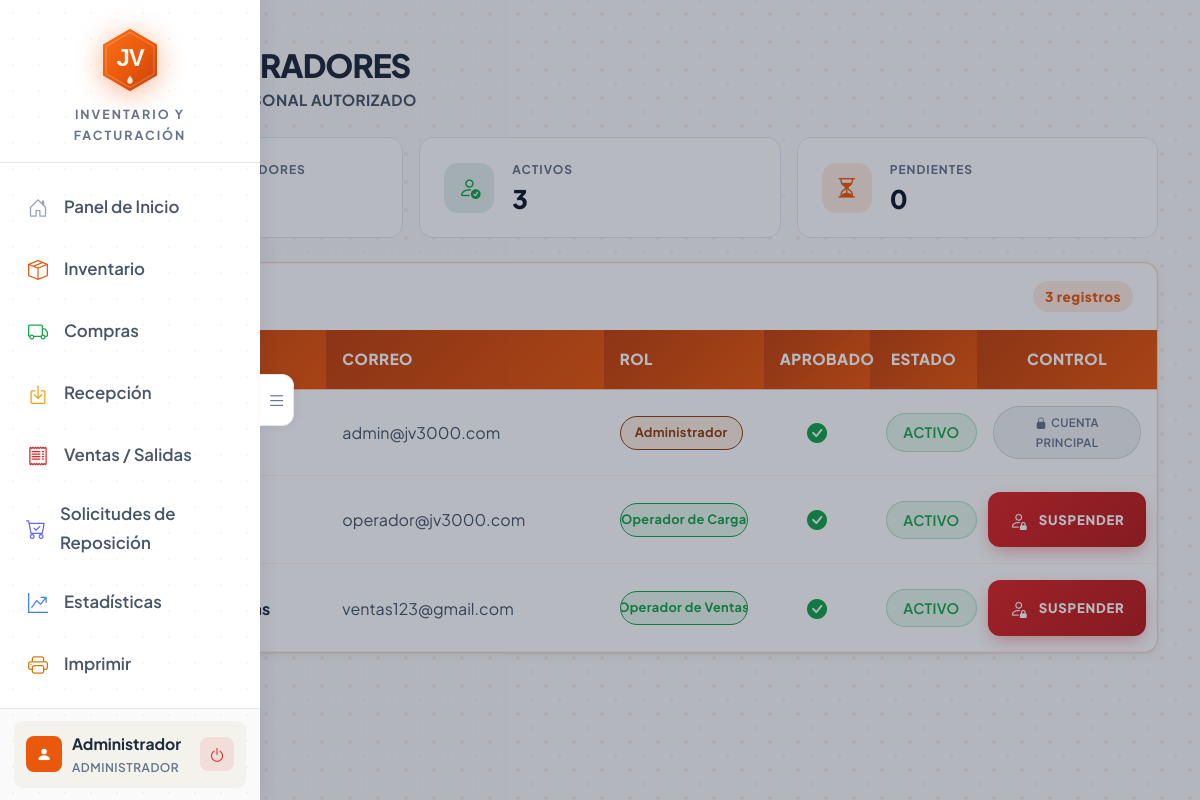
The app's page /dashboard/usuarios.php (signed in) with its own data.
### tables this page shows
CREATE TABLE `usuarios` (
  `id_usuario` int(11) NOT NULL AUTO_INCREMENT,
  `usuario` varchar(50) NOT NULL,
  `correo` varchar(100) NOT NULL,
  `password` varchar(255) NOT NULL,
  `id_rol` int(11) DEFAULT NULL,
  `status` enum('Activo','Inactivo') NOT NULL DEFAULT 'Activo',
  `aprobado` tinyint(1) DEFAULT 0 COMMENT '0=Pendiente, 1=Aprobado',
  `pregunta_seguridad` varchar(200) DEFAULT NULL,
  `respuesta_seguridad` varchar(255) DEFAULT NULL,
  PRIMARY KEY (`id_usuario`),
  UNIQUE KEY `idx_user` (`usuario`),
  UNIQUE KEY `idx_email` (`correo`),
  KEY `fk_rol` (`id_rol`),
  CONSTRAINT `fk_usuarios_rol` FOREIGN KEY (`id_rol`) REFERENCES `roles` (`id_rol`)
);

CREATE TABLE `roles` (
  `id_rol` int(11) NOT NULL AUTO_INCREMENT,
  `nombre_rol` varchar(50) NOT NULL,
  `descripcion` varchar(255) DEFAULT NULL,
  `created_at` timestamp NOT NULL DEFAULT current_timestamp(),
  PRIMARY KEY (`id_rol`),
  UNIQUE KEY `idx_nombre_rol` (`nombre_rol`)
);

### includes/Database.php (called while the page is built, shortened)
<?php
class Database
{
    private static ?self $instance = null;
    private ?mysqli $conn = null;
    public static function getInstance(): self
    {
        if (self::$instance === null) {
            self::$instance = new self();
        }
        return self::$instance;
    }
    public function connect(string $host, string $user, string $pass, string $db): void
    {
        $this->conn = new mysqli($host, $user, $pass, $db);
        $this->conn->set_charset('utf8mb4');
        $this->conn->autocommit(true);
    }
    public function execute(string $sql, array $params = []): mysqli_stmt
    {
        $stmt = $this->conn->prepare($sql);
        if (!empty($params)) {
            $types = '';
            $bindValues = [];
            foreach ($params as $p) {
                if (is_int($p)) {
                    $types .= 'i';
                } elseif (is_float($p)) {
                    $types .= 'd';
                } elseif (is_null($p)) {
                    $types .= 's';
                    $p = null;
                } else {
                    $types .= 's';
                }
                $bindValues[] = $p;
            }
            if (!empty($bindValues)) {
                $stmt->bind_param($types, ...$bindValues);
            }
        }
        if (!$stmt->execute()) {
            throw new RuntimeException('Error ejecutando consulta: ' . $stmt->error);
        }
        return $stmt;
    }
    public function fetchOne(string $sql, array $params = []): ?array
    {
        $stmt = $this->execute($sql, $params);
        $result = $stmt->get_result();
        $row = $result->fetch_assoc();
        return $row ?: null;
    }
    public function fetchAll(string $sql, array $params = []): array
    {
        $stmt = $this->execute($sql, $params);
        $result = $stmt->get_result();
        $rows = $result->fetch_all(MYSQLI_ASSOC);
        return $rows;
    }
}

### dashboard/usuarios.php (the view, shortened to what this page needs)
<?php
$db = Database::getInstance();
$id_propio = $_SESSION['id_usuario'];
$usuarios = $db->fetchAll("SELECT u.id_usuario, u.usuario, u.correo, u.id_rol, r.nombre_rol, u.status, COALESCE(u.aprobado, 1) as aprobado, u.pregunta_seguridad FROM usuarios u LEFT JOIN roles r ON u.id_rol = r.id_rol ORDER BY u.usuario ASC");
$total_users = $db->fetchOne("SELECT COUNT(*) as t FROM usuarios")['t'];
$activos = $db->fetchOne("SELECT COUNT(*) as t FROM usuarios WHERE status='Activo'")['t'];
$pendientes = $db->fetchOne("SELECT COUNT(*) as t FROM usuarios WHERE COALESCE(aprobado,0)=0")['t'];
?>
<!DOCTYPE html>
<html lang="es">
<head>
<?php include '../includes/diseno.php'; ?>
        <link rel="stylesheet" href="../assets/dashboard/usuarios.css?v=5">
</head>
<body>
    <?php include '../includes/sidebar.php'; ?>
    <div class="main-wrapper" id="mainWrapper">
    <div class="pagina-usuarios">
    <div class="container py-5">
        <div class="d-flex align-items-center gap-4 mb-4">
            <div class="user-header-icon">
            </div>
            <div>
                <h1 class="module-title">COLABORADORES</h1>
                <p class="module-subtitle">Gestión de Personal Autorizado</p>
            </div>
        </div>
        <div class="row g-3 mb-4">
            <div class="col-md-4">
                <div class="widget-card">
                    <div class="widget-icon" style="background:rgba(108,117,125,0.12);color:var(--jv-text-muted);">
                    </div>
                    <div>
                        <div class="widget-label">Total Colaboradores</div>
                        <div class="widget-value"><?php echo $total_users; ?></div>
                    </div>
                </div>
            </div>
            <div class="col-md-4">
                <div class="widget-card">
                    <div class="widget-icon" style="background:rgba(25,135,84,0.12);color:var(--jv-success);">
                        <i class="bi bi-person-check"></i>
                    </div>
                    <div>
                        <div class="widget-label">Activos</div>
                        <div class="widget-value"><?php echo $activos; ?></div>
                    </div>
                </div>
            </div>
            <div class="col-md-4">
                <div class="widget-card">
                    <div class="widget-icon" style="background:rgba(234,88,12,0.12);color:var(--jv-orange);">
                        <i class="bi bi-hourglass-split"></i>
                    </div>
                    <div>
                        <div class="widget-label">Pendientes</div>
                        <div class="widget-value"><?php echo $pendientes; ?></div>
                    </div>
                </div>
            </div>
        </div>
        <div class="card-jv p-0 overflow-hidden">
            <div class="header-card d-flex align-items-center gap-2">
                <span class="fw-bold small text-secondary text-uppercase">Listado de Accesos</span>
                <span class="codigo-badge ms-auto"><?php echo $total_users; ?> registros</span>
            </div>
            <div class="table-responsive">
                <table class="table-jv mb-0">
                    <thead>
                        <tr>
                            <th style="width:70px;">#</th>
                            <th style="width:20%;">USUARIO</th>
                            <th style="width:26%;">CORREO</th>
                            <th style="width:15%;">ROL</th>
                            <th class="text-center" style="width:10%;">APROBADO</th>
                            <th class="text-center" style="width:10%;">ESTADO</th>
                            <th class="text-center" style="width:180px;">CONTROL</th>
                        </tr>
                    </thead>
                    <tbody>
                        <?php if (!empty($usuarios)): ?>
                            <?php foreach ($usuarios as $row): ?>
                                <tr>
                                    <td class="text-secondary small"><span class="codigo-badge">#<?php echo $row['id_usuario']; ?></span></td>
                                    <td class="fw-bold usuario-cell" title="<?php echo htmlspecialchars($row['usuario']); ?>">
                                    </td>
                                    <td class="text-secondary small correo-cell" title="<?php echo htmlspecialchars($row['correo'] ?? 'N/A'); ?>"><?php echo htmlspecialchars($row['correo'] ?? 'N/A'); ?></td>
                                    <td>
                                        <?php
                                        $role_class = 'badge-secondary';
                                        $role_text = $row['nombre_rol'] ?? '';
                                        if ($row['id_rol'] == 1) $role_class = 'badge-warning';
                                        if ($row['id_rol'] == 2 || $row['id_rol'] == 3) $role_class = 'badge-success';
                                        ?>
                                        <span class="role-badge <?php echo $role_class; ?>" title="<?php echo htmlspecialchars($role_text); ?>"><?php echo $role_text; ?></span>
                                    </td>
                                    <td class="text-center">
                                        <?php if ($row['aprobado'] == 1): ?>
                                            <i class="bi bi-check-circle-fill fs-5" style="color:var(--jv-success);"></i>
                                        <?php else: ?>
                                            <i class="bi bi-hourglass-split fs-5" style="color:var(--jv-warning);"></i>
                                        <?php endif; ?>
                                    </td>
                                    <td class="text-center">
                                        <span class="badge-jv <?php echo ($row['status'] == 'Activo') ? 'badge-success' : 'badge-danger'; ?>">
                                            <?php echo strtoupper($row['status']); ?>
                                        </span>
                                    </td>
                                    <td class="text-center">
                                        <div class="d-flex justify-content-center">
                                            <?php if ($row['id_usuario'] == $id_propio): ?>
                                                <span class="badge-jv badge-secondary" style="font-size:.72rem;padding:6px 12px;"><i class="bi bi-lock-fill me-1"></i>CUENTA PRINCIPAL</span>
                                            <?php elseif ($row['status'] == 'Activo'): ?>
                                                <button class="btn-suspend" onclick="confirmarToggle(<?php echo $row['id_usuario']; ?>, '<?php echo htmlspecialchars($row['usuario']); ?>', 'suspender')">
                                                    <i class="bi bi-person-lock me-1"></i>SUSPENDER
                                                </button>
                                            <?php else: ?>
                                                <button class="btn-suspend btn-reactivar" onclick="confirmarToggle(<?php echo $row['id_usuario']; ?>, '<?php echo htmlspecialchars($row['usuario']); ?>', 'activar')">
                                                    <i class="bi bi-person-check-fill me-1"></i>REACTIVAR
                                                </button>
                                            <?php endif; ?>
                                        </div>
                                    </td>
                                </tr>
                            <?php endforeach; ?>
                        <?php endif; ?>
                    </tbody>
                </table>
            </div>
        </div>
    </div>
</div>
</div>
</body>
</html>

### assets/css/diseno.css (style rules this page uses)
:root { --jv-bg-primary: #F4F2EC; --jv-bg-secondary: #FFFFFF; --jv-bg-card: #FFFFFF; --jv-bg-card-light: rgba(255,255,255,0.8); --jv-navy: #0F1A2E; --jv-navy-light: #1E2A3E; --jv-navy-muted: #334155; --jv-navy-dim: #E8EDF3; --jv-orange: #EA580C; --jv-orange-dark: #C2410C; --jv-orange-light: #F97316; --jv-text-primary: #1E293B; --jv-text-secondary: #475569; --jv-text-muted: #64748B; --jv-success: #16A34A; --jv-warning: #D97706; --jv-danger: #DC2626; --jv-info: #2563EB; --jv-border: #E2E8F0; --jv-border-hover: #CBD5E1; --jv-shadow: 0 1px 3px rgba(15,26,46,0.06), 0 4px 12px rgba(15,26,46,0.04); --jv-shadow-sm: 0 1px 2px rgba(15,26,46,0.04); --jv-font-main: 'Plus Jakarta Sans', -apple-system, BlinkMacSystemFont, 'Segoe UI', sans-serif; --jv-font-brand: 'Plus Jakarta Sans', -apple-system, BlinkMacSystemFont, 'Segoe UI', sans-serif; --jv-radius-sm: 6px; --jv-radius: 10px; --jv-radius-lg: 14px; --jv-radius-xl: 20px; }
.text-secondary { color: var(--jv-text-secondary) !important; }
*, *::before, *::after { box-sizing: border-box; }
body { background-color: #FAFAF9; background-image: radial-gradient(rgba(234,88,12,0.09) 1.6px, transparent 1.7px), radial-gradient(rgba(15,26,46,0.05) 1.2px, transparent 1.3px); background-size: 28px 28px; background-position: 0 0, 14px 14px; color: var(--jv-text-primary); font-family: var(--jv-font-main); font-size: 0.95rem; line-height: 1.7; min-height: 100vh; margin: 0; }
.card-jv { background: var(--jv-bg-card); border: 1px solid var(--jv-border); border-radius: var(--jv-radius-lg); padding: 24px; box-shadow: var(--jv-shadow); transition: box-shadow 0.2s ease; }
.table-jv { color: var(--jv-text-primary); width: 100%; margin-bottom: 0; }
.table-jv thead th { color: #fff; font-size: 0.7rem; text-transform: uppercase; letter-spacing: 1px; padding: 14px 16px; background: var(--jv-navy); border: none; font-weight: 700; white-space: nowrap; }
.table-jv tbody td { padding: 14px 16px; border-bottom: 1px solid var(--jv-border); vertical-align: middle; font-size: 0.85rem; }
.table-jv tbody tr:last-child td { border-bottom: none; }
.badge-jv { background: var(--jv-bg-card); color: var(--jv-navy); border: 1px solid var(--jv-border); padding: 4px 12px; border-radius: 50px; font-size: 0.7rem; font-weight: 600; letter-spacing: 0.3px; display: inline-block; }
.badge-success { background: rgba(22,163,74,0.1); color: var(--jv-success); border-color: rgba(22,163,74,0.25); }
.badge-warning { background: rgba(217,119,6,0.12); color: #92400E; border-color: rgba(217,119,6,0.3); }
.badge-secondary { background: rgba(100,116,139,0.1); color: var(--jv-text-muted); border-color: rgba(100,116,139,0.2); }
.module-title { font-family: var(--jv-font-brand); font-size: 2rem; font-weight: 800; letter-spacing: -1px; line-height: 1.1; color: var(--jv-text-primary); margin: 0; }
.module-subtitle { font-size: 0.95rem; font-weight: 700; text-transform: uppercase; letter-spacing: 0.5px; color: var(--jv-text-secondary); margin: 4px 0 0; }

### assets/css/sidebar.css (style rules this page uses)
.main-wrapper { margin-left: 0; transition: margin-left 0.2s ease-out; min-height: 100vh; }

### records on screen
usuarios: correo "admin@jv3000.com", id_rol.nombre_rol "Administrador", status "ACTIVO", shows "CUENTA PRINCIPAL"
usuarios: correo "operador@jv3000.com", id_rol.nombre_rol "Operador de C…", status "ACTIVO"
usuarios: correo "ventas123@gmail.com", id_rol.nombre_rol "Operador de Ve…", status "ACTIVO"

### other values on screen
$nombre_visual "Administrador"
$rol_visual "ADMINISTRADOR"
$activos "3"
$pendientes "0"
$total_users "3"
